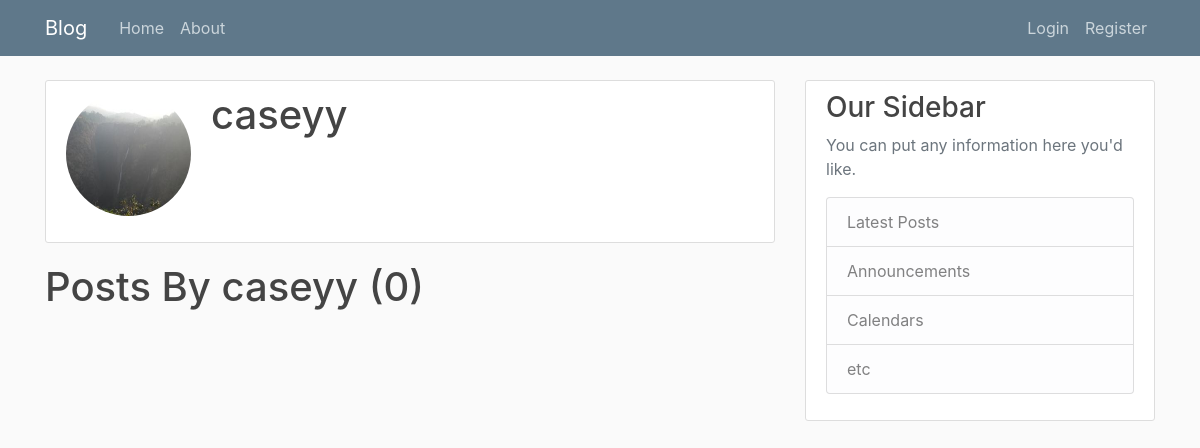
Before: /user/caseyy with the older database file.
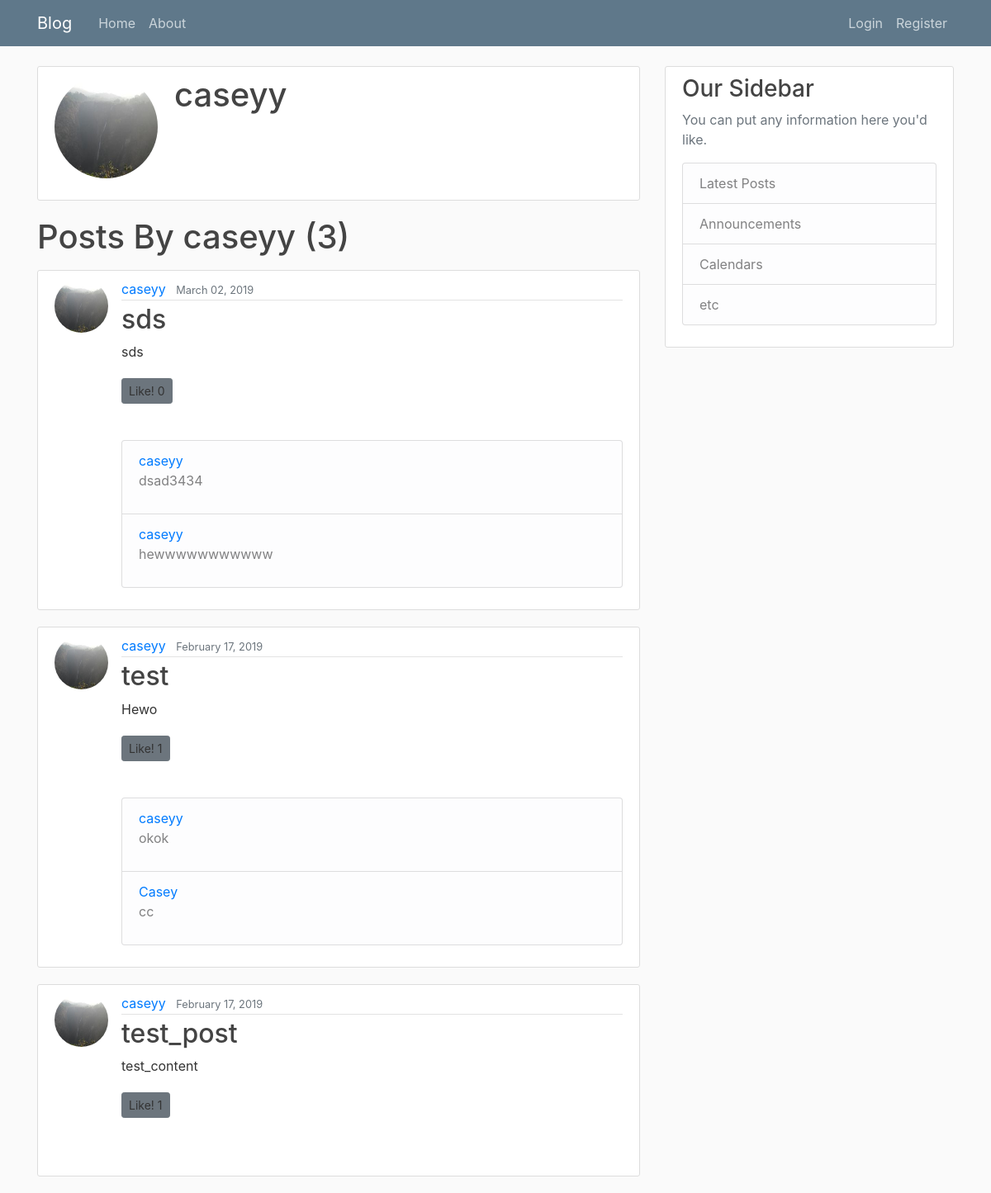
After: the same page with the newer database file.
### users/models.py (models this page shows, shortened)
class Profile(models.Model):
    user = models.OneToOneField(User, on_delete=models.CASCADE)
    image = models.ImageField(default='default.jpg', upload_to='profile_pics')
    bio = models.TextField()

### blog/models.py (models this page shows, shortened)
class Post(models.Model):
    title = models.CharField(max_length=100)
    content = models.TextField() #unrestricted size
    date_posted = models.DateTimeField(default=timezone.now)
    author = models.ForeignKey(User, on_delete=models.CASCADE)
    likes = models.IntegerField(default=0)
    comment = models.ManyToManyField(Comment, blank=True)

class Comment(models.Model):
	user = models.ForeignKey(User, on_delete=models.CASCADE)
	comment = models.TextField()
	def __str__(self):
		return self.comment

### blog/views.py (the view)
# urls.py: path('user/<username>', UserPostListView.as_view(), name = 'user-post'),
class UserPostListView(ListView):
    model = Post
    template_name = 'blog/user_post.html'    # app/model_viewtype.html
    context_object_name = 'posts'
    paginate_by = 5
    def get_queryset(self):
        user = get_object_or_404(User, username=self.kwargs.get('username'))
        post = Post.objects.filter(author=user).order_by('-date_posted')
        return post
    def get_context_data(self, **kwargs):
        user = get_object_or_404(User, username=self.kwargs.get('username'))
        posts = list(Post.objects.filter(author=user))
        context = super(UserPostListView, self).get_context_data(**kwargs)
        context['tags'] = User.objects.filter(username=self.kwargs.get('username'))[0]
        return context

### blog/templates/blog/user_post.html (shortened to what this page needs)
{% extends "blog/base.html" %}
{% block content %}
  <div class="content-section">
    <div class="media">
      <img class="rounded-circle account-img" src="{{ tags.profile.image.url }}">
      <div class="media-body">
        <h2 class="account-heading">{{ tags.username }}</h2>
      </div>
    </div>
  </div>
  <h1 class="mb-3">Posts By {{ view.kwargs.username }} ({{ page_obj.paginator.count }})</h1>
  {% for post in posts %}
    <article class="media content-section">
     <img class="rounded-circle article-img" src="{{ post.author.profile.image.url }}" alt="">
      <div class="media-body">
        <div class="article-metadata">
          <a class="mr-2" href="{% url 'user-post' post.author.username %}">{{ post.author }}</a>
          <small class="text-muted">{{ post.date_posted|date:'F d, Y' }}</small>
        </div>
        <h2><a class="article-title" href="{% url 'post-detail' post.id %}">{{ post.title }}</a></h2>
        <p class="article-content">{{ post.content }}</p>
        <a class="btn btn-secondary btn-sm mt-1 mb-1" onclick="like({{post.id}})">Like! <span id="likes{{post.id}}">{{post.likes}}</span></a>
        <p class="article-content">
          <ul class="list-group">
            {% for p in post.comment.all %}
              <li class="list-group-item list-group-item-light"><a class="mr-2" href="{% url 'user-post' p.user.username %}">{{ p.user.username }}</a>
              <p class="comment">{{ p }}</p>
              </li>
            {% endfor %}
          </ul>
        </p>
      </div>
    </article>
  {% endfor %}
{% endblock content %}

### blog/templates/blog/base.html (shortened to what this page needs)
{% load static %}
<!DOCTYPE html>
<html lang="en" dir="ltr">
  <head>
    <link rel="stylesheet" href="https://maxcdn.bootstrapcdn.com/bootstrap/4.0.0/css/bootstrap.min.css">
    <link rel="stylesheet" href="{% static 'blog/main.css' %}">
  </head>
  <body>
    <header class="site-header">
    <nav class="navbar navbar-expand-md navbar-dark bg-steel fixed-top">
      <div class="container">
        <a class="navbar-brand mr-4" href="{% url 'blog-home' %}">Blog</a>
        <div class="collapse navbar-collapse" id="navbarToggle">
          <div class="navbar-nav mr-auto">
            <a class="nav-item nav-link" href="{% url 'blog-home' %}">Home</a>
            <a class="nav-item nav-link" href="{% url 'blog-about' %}">About</a>
          </div>
          <div class="navbar-nav">
            {% if user.is_authenticated %}
              <a class="nav-item nav-link" href="{% url 'profile' %}">Profile</a>
              <a class="nav-item nav-link" href="{% url 'post-create' %}">New Post</a>
              <a class="nav-item nav-link" href="{% url 'logout' %}">Logout</a>
            {% else %}
              <a class="nav-item nav-link" href="{% url 'login' %}">Login</a>
              <a class="nav-item nav-link" href="{% url 'register' %}">Register</a>
            {% endif %}
          </div>
        </div>
      </div>
    </nav>
  </header>
  <main role="main" class="container">
    <div class="row">
      <div class="col-md-8">
        {% block content %}{% endblock %}
      </div>
      <div class="col-md-4">
        <div class="content-section">
          <h3>Our Sidebar</h3>
          <p class='text-muted'>You can put any information here you'd like.
            <ul class="list-group">
              <li class="list-group-item list-group-item-light">Latest Posts</li>
              <li class="list-group-item list-group-item-light">Announcements</li>
              <li class="list-group-item list-group-item-light">Calendars</li>
              <li class="list-group-item list-group-item-light">etc</li>
            </ul>
          </p>
        </div>
      </div>
    </div>
  </main>
  </body>
</html>

### blog/static/blog/main.css (style rules this page uses)
body { background: #fafafa; color: #333333; margin-top: 5rem; }
h1, h2, h3, h4, h5, h6 { color: #444444; }
ul { margin: 0; }
.bg-steel { background-color: #5f788a; }
.site-header .navbar-nav .nav-link { color: #cbd5db; }
.content-section { background: #ffffff; padding: 10px 20px; border: 1px solid #dddddd; border-radius: 3px; margin-bottom: 20px; }
.article-title { color: #444444; }
.article-content { white-space: pre-line; }
.article-img { height: 65px; width: 65px; margin-right: 16px; }
.article-metadata { padding-bottom: 1px; margin-bottom: 4px; border-bottom: 1px solid #e3e3e3 }
.account-img { height: 125px; width: 125px; margin-right: 20px; margin-bottom: 16px; }
.account-heading { font-size: 2.5rem; }

Changed rows visible on the page:
added Post: author.profile.image (placeholder picture), author "caseyy", date_posted "March 02, 2019", title "sds", content "sds", likes "0"
added Comment: user.username "caseyy", comment "dsad3434"
added Comment: user.username "caseyy", comment "hewwwwwwwwwww"
added Post: author.profile.image (placeholder picture), author "caseyy", date_posted "February 17, 2019", title "test", content "Hewo", likes "1"
added Comment: user.username "caseyy", comment "okok"
added Comment: user.username "Casey", comment "cc", shown under "caseyy"
added Post: author.profile.image (placeholder picture), author "caseyy", date_posted "February 17, 2019", title "test_post", content "test_content", likes "1"
Other visible differences:
{{ page_obj.paginator.count }}: "0" → "3"
